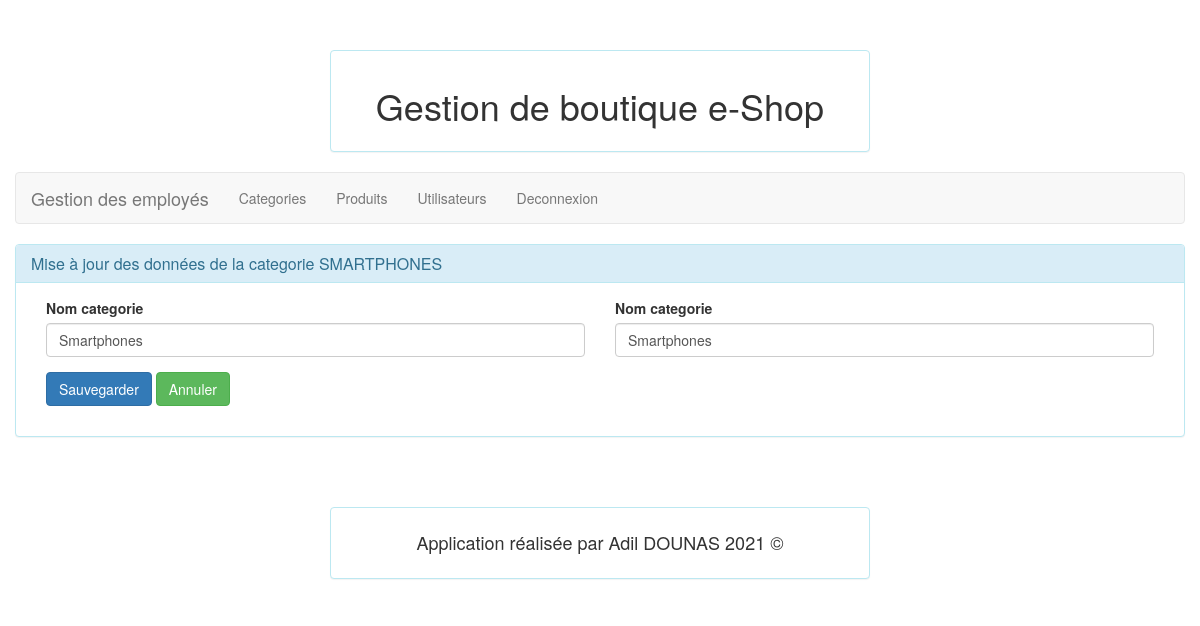
The page /admin/index.php?page=categorie/categorie_update_form&idCategorie=1 (signed in) on the database its author committed.
### tables this page shows
CREATE TABLE IF NOT EXISTS `categorie` (
  `Id` int(11) NOT NULL AUTO_INCREMENT,
  `Nom` varchar(70) NOT NULL,
  `Description` varchar(200) NOT NULL,
  PRIMARY KEY (`Id`)
);

### admin/categorie/categorie_update_form.php (the view, shortened to what this page needs)
<?php
	$idCategorie = $_GET['idCategorie'];
	$r = "SELECT * FROM Categorie WHERE Id = $idCategorie";
	$res = mysql_query($r);
	$dataCategorie = mysql_fetch_array($res);
?>
<div class="panel panel-info">
	<div class="panel-heading">
		<h3 class="panel-title">Mise à jour des données de la categorie <?php echo strtoupper($dataCategorie['Nom']); ?></h3>
	</div>
	<div class="panel-body">
		<form method="POST" action="index.php?page=categorie/categorie_update">
			<div class="form-row">
				<div class="form-group col-md-6">
					<label for="inputNomCategorie">Nom categorie</label>
					<input type="text" class="form-control" id="inputNomCategorie" name="inputNomCategorie" value="<?php echo $dataCategorie['Nom']; ?>" />
				</div>
				<div class="form-group col-md-6">
					<label for="inputDescriptionCategorie">Nom categorie</label>
					<input type="text" class="form-control" id="inputDescriptionCategorie" name="inputDescriptionCategorie" value="<?php echo $dataCategorie['Description']; ?>" />
				</div>
			</div>
			<div class="form-row">
				<div class="form-group col-md-6">
					<button type="submit" class="btn btn-primary stretched-link">Sauvegarder</button>
					<a type="submit" href="index.php?page=categorie/service_list&success=2" class="btn btn-success stretched-link">Annuler</a>
				</div>
			</div>
		</form>
	</div>
</div>

### rows shown on the page
categorie: Nom "SMARTPHONES", inputNomCategorie "Smartphones", inputDescriptionCategorie "Smartphones"
